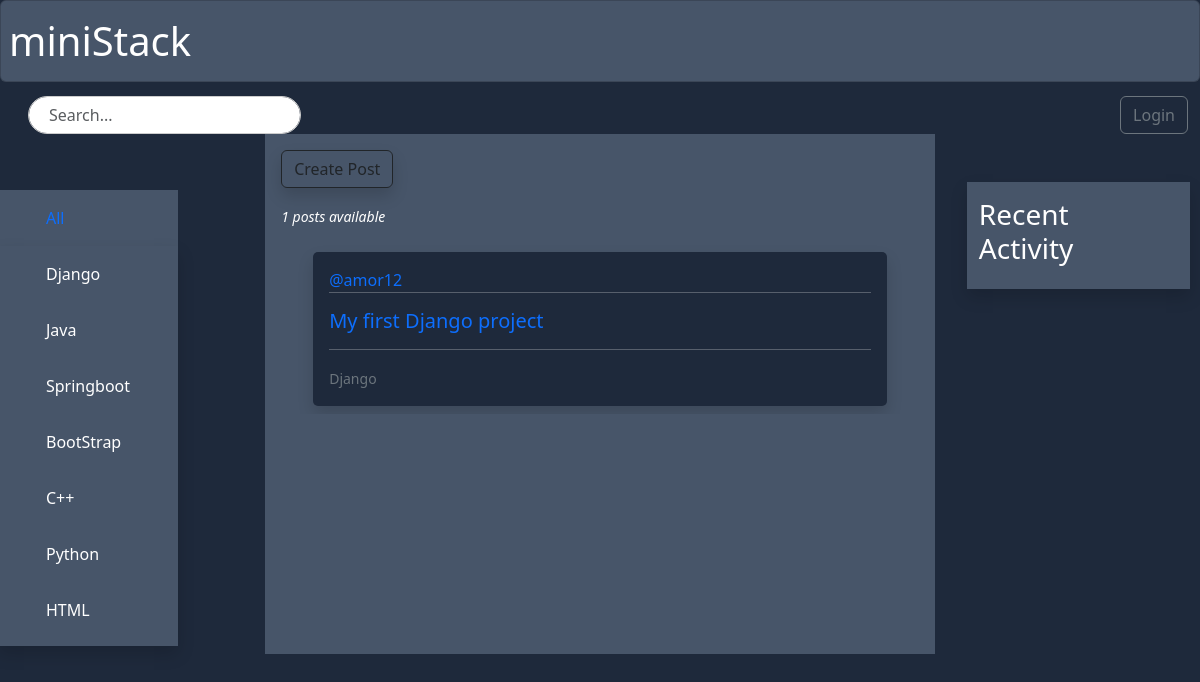
Screenshot of /?q=Django with the database file from the repository.
### base/models.py (models this page shows, shortened)
class Title (models.Model):
    name = models.CharField(max_length=200)
    def __str__(self):
        return self.name

class Post(models.Model):
    user=models.ForeignKey(User, on_delete=models.SET_NULL,null=True)
    title=models.ForeignKey(Title, on_delete=models.SET_NULL,null=True)
    name=models.CharField(max_length=300)
    description=models.TextField(null=True,blank=True)
    participant=models.ManyToManyField(User,related_name='participants',blank=True)
    updated=models.DateTimeField(auto_now=True)
    created=models.DateTimeField(auto_now_add=True)
    class Meta:
        ordering=['-updated','-created']

### base/views.py (the view)
# urls.py: path('',views.home, name='home'),
def home(request):
    q=request.GET.get('q') if request.GET.get('q')!=None else ''
    posts =Post.objects.filter(Q(title__name__icontains=q)|
                               Q(name__icontains=q)|
                               Q(description__icontains=q))
    titles= Title.objects.all()
    post_count=posts.count()
    comments = Message.objects.filter(Q(post__title__name__icontains=q))
    context = {'posts':posts,'titles':titles,'post_count':post_count,'comments':comments}
    return render(request,'base/home.html',context)

### base/templates/base/home.html (shortened to what this page needs)
{% extends 'main.html' %} {% block content %}
<div class="container">
  <div>{% include 'base/title.html'%}</div>
  <div style="background-color: rgb(71 85 105)">
    <div class="mx-3 my-3">
      <a class="btn btn-outline-dark shadow" href="{% url 'createpost' %}">Create Post</a>
    </div>
    <div class="mx-3 my-3" style="font-style: italic"><small>{{post_count}} posts available</small></div>
    {% include 'base/dashboard.html'%}
  </div>
  <div>{% include 'base/activity.html'%}</div>
</div>
{% endblock %}

### base/templates/base/title.html
<nav class="navbar navbar-expand-lg background-color: rgb(71 85 105)">
  <div class="container-fluid" style="margin-left: -3rem">
    <ul class="navbar-nav" style="margin-left: -3.5rem">
      <li class="nav-item px-5" style="padding: 0 20px">
        <a href="{% url 'home'%}">
          <div class="inner-container py-3 hover mt-5 px-5" style="padding: 10px 10px; background-color: rgb(71 85 105)">All</div></a
        >
        <div class="outer-container shadow" style="width: 100%">
          {% for title in titles %}
          <a href="{% url 'home'%}?q={{title.name}}">
            <div class="inner-container py-3 hover px-5" style="text-decoration: none; color: white">{{title.name}}</div>
          </a>
          {% endfor %}
        </div>
      </li>
    </ul>
  </div>
</nav>

### base/templates/base/dashboard.html (shortened to what this page needs)
<div class="mx-3" style="max-height: 400px; overflow-y: auto">
  <div class="mx-3">
    {% for post in posts%}
    <div class="py-2 px-3">
      <div class="py-3 px-3 shadow" style="border-radius: 5px; background-color: rgb(30 41 59)">
        <div style="margin-bottom: -1em" class="d-flex justify-content-between">
          <div>
            <a href="{% url 'userprofile' post.user.id %}" class="my-2">@{{post.user.username}}</a>
          </div>
        </div>
        <hr />
        <div>
          <h5><a class="py-5" href="{% url 'post' post.id %}">{{post.name}}</a></h5>
        </div>
        <hr />
        <small class="my-2 text-secondary text-sm-end">{{post.title}}</small>
      </div>
    </div>
    {% endfor %}
  </div>
</div>

### templates/main.html (style rules this page uses)
a:link { text-decoration: none; }
* { scrollbar-width: thin; scrollbar-color: rgb(71 85 105); rgb(46, 16, 101); }

### base/templates/base/home.html (style rules this page uses)
.container { display: grid; grid-template-columns: 1fr 3fr 1fr; }
.outer-container { width: 100%; max-height: 400px; overflow-y: auto; margine-right: 10px; box-sizing: border-box; }
.inner-container { width: 100%; background-color: rgb(71 85 105); transition: background-color 0.3s ease, text-decoration 0.3s ease; }

### rows the page displays
Title: name "Django"
Title: name "Java"
Title: name "Springboot"
Title: name "BootStrap"
Title: name "C++"
Title: name "Python"
Title: name "HTML"
Post: user.username "amor12", name "My first Django project", title "Django"

### other values shown
{{ post_count }} "1"
